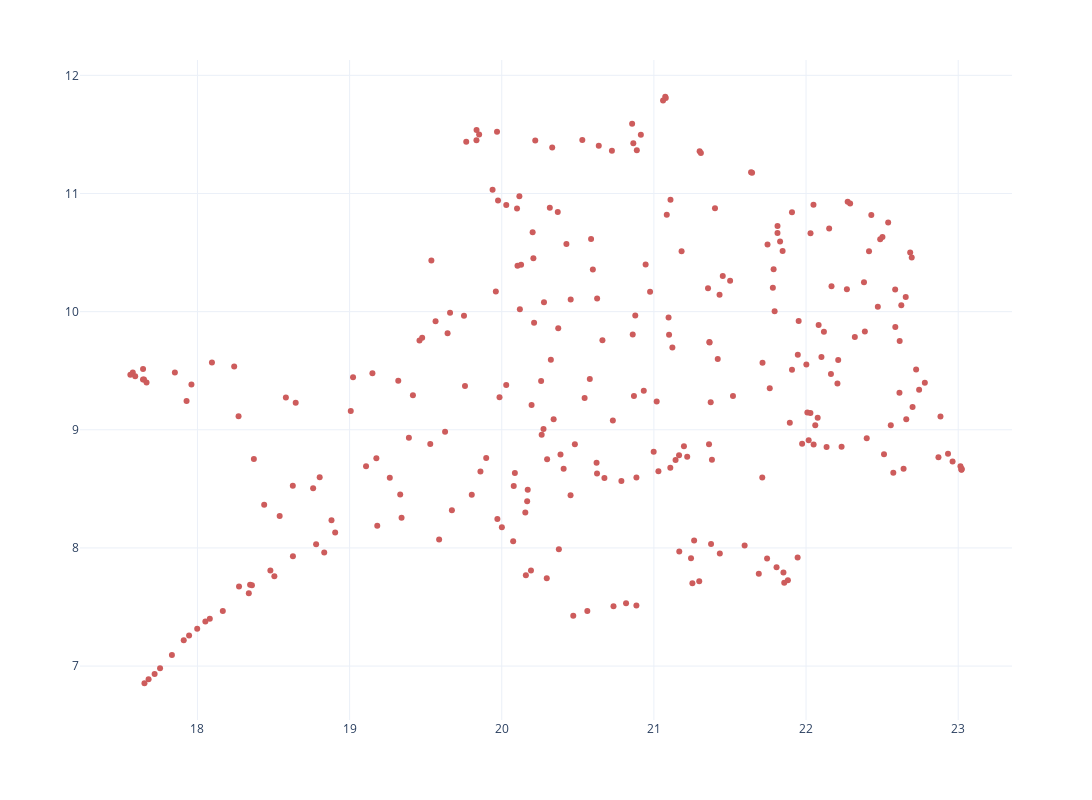

Source (notebook cell):
### Code cell
import umap
from sklearn.preprocessing import StandardScaler
reducer = umap.UMAP(n_neighbors=10, min_dist=0.01)

import plotly.express as px
projections = reducer.fit_transform(StandardScaler().fit_transform(_arraify(df, 'bert-vector')))
fig = px.scatter(
    projections, 
    x=0, y=1,
    width=1400, height=800,
    hover_data=[df['text']],
    labels={'0': '', '1': ''},
    color_discrete_sequence=['indianred']
)
fig.update_layout(
    template='plotly_white'
)
fig.update(layout_coloraxis_showscale=False)
fig.update_traces(hovertemplate="%{customdata[0]}")
fig.write_html("figures/statements_space_filtered.html")
fig.show()

### Figure 1 — Plotly figure (JSON) as saved in the notebook; plotly's stock layout.template omitted (floating-point values rounded to 4 significant figures; data arrays with more than 128 entries replaced by an {"elided": "..."} marker saying what was removed)
{"data": [{"customdata": {"elided": "272x1 str values"}, "hovertemplate": "%{customdata[0]}", "legendgroup": "", "marker": {"color": "indianred", "symbol": "circle"}, "mode": "markers", "name": "", "orientation": "v", "showlegend": false, "type": "scatter", "x": {"elided": "272 float values"}, "xaxis": "x", "y": {"elided": "272 float values"}, "yaxis": "y"}], "layout": {"coloraxis": {"showscale": false}, "height": 800, "legend": {"tracegroupgap": 0}, "margin": {"t": 60}, "width": 1400, "xaxis": {"anchor": "y", "domain": [0, 1], "title": {"text": ""}}, "yaxis": {"anchor": "x", "domain": [0, 1], "title": {"text": ""}}}}
